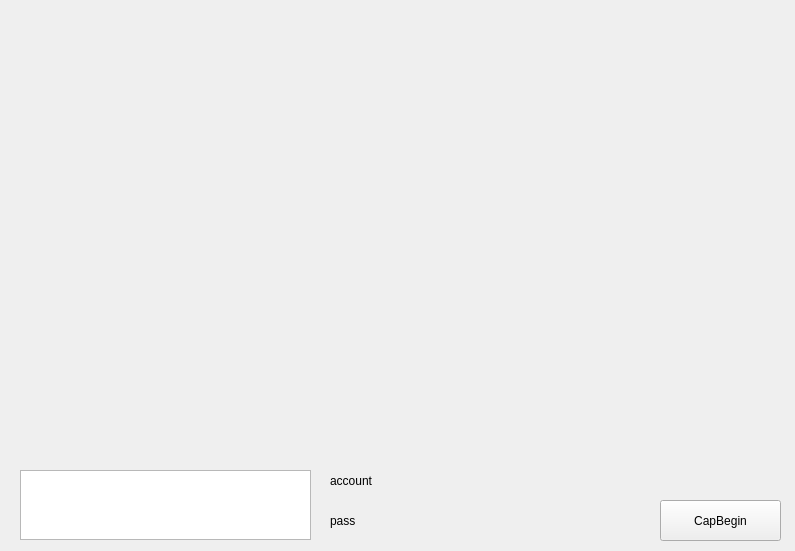
<?xml version="1.0" encoding="UTF-8"?>
<ui version="4.0">
 <class>MainWidget</class>
 <widget class="QWidget" name="MainWidget">
  <property name="geometry">
   <rect>
    <x>0</x>
    <y>0</y>
    <width>795</width>
    <height>551</height>
   </rect>
  </property>
  <property name="windowTitle">
   <string>MainWidget</string>
  </property>
  <widget class="QLabel" name="label_pic">
   <property name="geometry">
    <rect>
     <x>20</x>
     <y>20</y>
     <width>751</width>
     <height>421</height>
    </rect>
   </property>
   <property name="text">
    <string/>
   </property>
  </widget>
  <widget class="QPushButton" name="pushButton_begin">
   <property name="geometry">
    <rect>
     <x>660</x>
     <y>500</y>
     <width>121</width>
     <height>41</height>
    </rect>
   </property>
   <property name="text">
    <string>CapBegin</string>
   </property>
  </widget>
  <widget class="QTextEdit" name="textEdit">
   <property name="geometry">
    <rect>
     <x>20</x>
     <y>470</y>
     <width>291</width>
     <height>70</height>
    </rect>
   </property>
   <property name="readOnly">
    <bool>true</bool>
   </property>
  </widget>
  <widget class="QLabel" name="account">
   <property name="geometry">
    <rect>
     <x>330</x>
     <y>470</y>
     <width>67</width>
     <height>21</height>
    </rect>
   </property>
   <property name="text">
    <string>account</string>
   </property>
  </widget>
  <widget class="QLabel" name="label_3">
   <property name="geometry">
    <rect>
     <x>330</x>
     <y>510</y>
     <width>67</width>
     <height>21</height>
    </rect>
   </property>
   <property name="text">
    <string>pass</string>
   </property>
  </widget>
  <widget class="QLabel" name="label_account">
   <property name="geometry">
    <rect>
     <x>410</x>
     <y>470</y>
     <width>121</width>
     <height>21</height>
    </rect>
   </property>
   <property name="text">
    <string/>
   </property>
  </widget>
  <widget class="QLabel" name="label_pass">
   <property name="geometry">
    <rect>
     <x>410</x>
     <y>510</y>
     <width>71</width>
     <height>21</height>
    </rect>
   </property>
   <property name="text">
    <string/>
   </property>
  </widget>
 </widget>
 <layoutdefault spacing="6" margin="11"/>
 <resources/>
 <connections/>
</ui>
